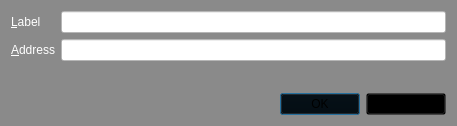
<?xml version="1.0" encoding="UTF-8"?>
<ui version="4.0">
 <class>EditAddressDialog</class>
 <widget class="QDialog" name="EditAddressDialog">
  <property name="geometry">
   <rect>
    <x>0</x>
    <y>0</y>
    <width>457</width>
    <height>126</height>
   </rect>
  </property>
  <property name="palette">
   <palette>
    <active>
     <colorrole role="WindowText">
      <brush brushstyle="SolidPattern">
       <color alpha="255">
        <red>255</red>
        <green>255</green>
        <blue>255</blue>
       </color>
      </brush>
     </colorrole>
     <colorrole role="Button">
      <brush brushstyle="SolidPattern">
       <color alpha="255">
        <red>138</red>
        <green>138</green>
        <blue>138</blue>
       </color>
      </brush>
     </colorrole>
     <colorrole role="Light">
      <brush brushstyle="SolidPattern">
       <color alpha="255">
        <red>207</red>
        <green>207</green>
        <blue>207</blue>
       </color>
      </brush>
     </colorrole>
     <colorrole role="Midlight">
      <brush brushstyle="SolidPattern">
       <color alpha="255">
        <red>172</red>
        <green>172</green>
        <blue>172</blue>
       </color>
      </brush>
     </colorrole>
     <colorrole role="Dark">
      <brush brushstyle="SolidPattern">
       <color alpha="255">
        <red>69</red>
        <green>69</green>
        <blue>69</blue>
       </color>
      </brush>
     </colorrole>
     <colorrole role="Mid">
      <brush brushstyle="SolidPattern">
       <color alpha="255">
        <red>92</red>
        <green>92</green>
        <blue>92</blue>
       </color>
      </brush>
     </colorrole>
     <colorrole role="Text">
      <brush brushstyle="SolidPattern">
       <color alpha="255">
        <red>255</red>
        <green>255</green>
        <blue>255</blue>
       </color>
      </brush>
     </colorrole>
     <colorrole role="BrightText">
      <brush brushstyle="SolidPattern">
       <color alpha="255">
        <red>255</red>
        <green>255</green>
        <blue>255</blue>
       </color>
      </brush>
     </colorrole>
     <colorrole role="ButtonText">
      <brush brushstyle="SolidPattern">
       <color alpha="255">
        <red>0</red>
        <green>0</green>
        <blue>0</blue>
       </color>
      </brush>
     </colorrole>
     <colorrole role="Base">
      <brush brushstyle="SolidPattern">
       <color alpha="255">
        <red>255</red>
        <green>255</green>
        <blue>255</blue>
       </color>
      </brush>
     </colorrole>
     <colorrole role="Window">
      <brush brushstyle="SolidPattern">
       <color alpha="255">
        <red>138</red>
        <green>138</green>
        <blue>138</blue>
       </color>
      </brush>
     </colorrole>
     <colorrole role="Shadow">
      <brush brushstyle="SolidPattern">
       <color alpha="255">
        <red>255</red>
        <green>255</green>
        <blue>255</blue>
       </color>
      </brush>
     </colorrole>
     <colorrole role="AlternateBase">
      <brush brushstyle="SolidPattern">
       <color alpha="255">
        <red>196</red>
        <green>196</green>
        <blue>196</blue>
       </color>
      </brush>
     </colorrole>
     <colorrole role="ToolTipBase">
      <brush brushstyle="SolidPattern">
       <color alpha="255">
        <red>138</red>
        <green>138</green>
        <blue>138</blue>
       </color>
      </brush>
     </colorrole>
     <colorrole role="ToolTipText">
      <brush brushstyle="SolidPattern">
       <color alpha="255">
        <red>255</red>
        <green>255</green>
        <blue>255</blue>
       </color>
      </brush>
     </colorrole>
    </active>
    <inactive>
     <colorrole role="WindowText">
      <brush brushstyle="SolidPattern">
       <color alpha="255">
        <red>255</red>
        <green>255</green>
        <blue>255</blue>
       </color>
      </brush>
     </colorrole>
     <colorrole role="Button">
      <brush brushstyle="SolidPattern">
       <color alpha="255">
        <red>138</red>
        <green>138</green>
        <blue>138</blue>
       </color>
      </brush>
     </colorrole>
     <colorrole role="Light">
      <brush brushstyle="SolidPattern">
       <color alpha="255">
        <red>207</red>
        <green>207</green>
        <blue>207</blue>
       </color>
      </brush>
     </colorrole>
     <colorrole role="Midlight">
      <brush brushstyle="SolidPattern">
       <color alpha="255">
        <red>172</red>
        <green>172</green>
        <blue>172</blue>
       </color>
      </brush>
     </colorrole>
     <colorrole role="Dark">
      <brush brushstyle="SolidPattern">
       <color alpha="255">
        <red>69</red>
        <green>69</green>
        <blue>69</blue>
       </color>
      </brush>
     </colorrole>
     <colorrole role="Mid">
      <brush brushstyle="SolidPattern">
       <color alpha="255">
        <red>92</red>
        <green>92</green>
        <blue>92</blue>
       </color>
      </brush>
     </colorrole>
     <colorrole role="Text">
      <brush brushstyle="SolidPattern">
       <color alpha="255">
        <red>255</red>
        <green>255</green>
        <blue>255</blue>
       </color>
      </brush>
     </colorrole>
     <colorrole role="BrightText">
      <brush brushstyle="SolidPattern">
       <color alpha="255">
        <red>255</red>
        <green>255</green>
        <blue>255</blue>
       </color>
      </brush>
     </colorrole>
     <colorrole role="ButtonText">
      <brush brushstyle="SolidPattern">
       <color alpha="255">
        <red>0</red>
        <green>0</green>
        <blue>0</blue>
       </color>
      </brush>
     </colorrole>
     <colorrole role="Base">
      <brush brushstyle="SolidPattern">
       <color alpha="255">
        <red>255</red>
        <green>255</green>
        <blue>255</blue>
       </color>
      </brush>
     </colorrole>
     <colorrole role="Window">
      <brush brushstyle="SolidPattern">
       <color alpha="255">
        <red>138</red>
        <green>138</green>
        <blue>138</blue>
       </color>
      </brush>
     </colorrole>
     <colorrole role="Shadow">
      <brush brushstyle="SolidPattern">
       <color alpha="255">
        <red>255</red>
        <green>255</green>
        <blue>255</blue>
       </color>
      </brush>
     </colorrole>
     <colorrole role="AlternateBase">
      <brush brushstyle="SolidPattern">
       <color alpha="255">
        <red>196</red>
        <green>196</green>
        <blue>196</blue>
       </color>
      </brush>
     </colorrole>
     <colorrole role="ToolTipBase">
      <brush brushstyle="SolidPattern">
       <color alpha="255">
        <red>138</red>
        <green>138</green>
        <blue>138</blue>
       </color>
      </brush>
     </colorrole>
     <colorrole role="ToolTipText">
      <brush brushstyle="SolidPattern">
       <color alpha="255">
        <red>255</red>
        <green>255</green>
        <blue>255</blue>
       </color>
      </brush>
     </colorrole>
    </inactive>
    <disabled>
     <colorrole role="WindowText">
      <brush brushstyle="SolidPattern">
       <color alpha="255">
        <red>69</red>
        <green>69</green>
        <blue>69</blue>
       </color>
      </brush>
     </colorrole>
     <colorrole role="Button">
      <brush brushstyle="SolidPattern">
       <color alpha="255">
        <red>138</red>
        <green>138</green>
        <blue>138</blue>
       </color>
      </brush>
     </colorrole>
     <colorrole role="Light">
      <brush brushstyle="SolidPattern">
       <color alpha="255">
        <red>207</red>
        <green>207</green>
        <blue>207</blue>
       </color>
      </brush>
     </colorrole>
     <colorrole role="Midlight">
      <brush brushstyle="SolidPattern">
       <color alpha="255">
        <red>172</red>
        <green>172</green>
        <blue>172</blue>
       </color>
      </brush>
     </colorrole>
     <colorrole role="Dark">
      <brush brushstyle="SolidPattern">
       <color alpha="255">
        <red>69</red>
        <green>69</green>
        <blue>69</blue>
       </color>
      </brush>
     </colorrole>
     <colorrole role="Mid">
      <brush brushstyle="SolidPattern">
       <color alpha="255">
        <red>92</red>
        <green>92</green>
        <blue>92</blue>
       </color>
      </brush>
     </colorrole>
     <colorrole role="Text">
      <brush brushstyle="SolidPattern">
       <color alpha="255">
        <red>69</red>
        <green>69</green>
        <blue>69</blue>
       </color>
      </brush>
     </colorrole>
     <colorrole role="BrightText">
      <brush brushstyle="SolidPattern">
       <color alpha="255">
        <red>255</red>
        <green>255</green>
        <blue>255</blue>
       </color>
      </brush>
     </colorrole>
     <colorrole role="ButtonText">
      <brush brushstyle="SolidPattern">
       <color alpha="255">
        <red>69</red>
        <green>69</green>
        <blue>69</blue>
       </color>
      </brush>
     </colorrole>
     <colorrole role="Base">
      <brush brushstyle="SolidPattern">
       <color alpha="255">
        <red>138</red>
        <green>138</green>
        <blue>138</blue>
       </color>
      </brush>
     </colorrole>
     <colorrole role="Window">
      <brush brushstyle="SolidPattern">
       <color alpha="255">
        <red>138</red>
        <green>138</green>
        <blue>138</blue>
       </color>
      </brush>
     </colorrole>
     <colorrole role="Shadow">
      <brush brushstyle="SolidPattern">
       <color alpha="255">
        <red>255</red>
        <green>255</green>
        <blue>255</blue>
       </color>
      </brush>
     </colorrole>
     <colorrole role="AlternateBase">
      <brush brushstyle="SolidPattern">
       <color alpha="255">
        <red>138</red>
        <green>138</green>
        <blue>138</blue>
       </color>
      </brush>
     </colorrole>
     <colorrole role="ToolTipBase">
      <brush brushstyle="SolidPattern">
       <color alpha="255">
        <red>138</red>
        <green>138</green>
        <blue>138</blue>
       </color>
      </brush>
     </colorrole>
     <colorrole role="ToolTipText">
      <brush brushstyle="SolidPattern">
       <color alpha="255">
        <red>255</red>
        <green>255</green>
        <blue>255</blue>
       </color>
      </brush>
     </colorrole>
    </disabled>
   </palette>
  </property>
  <property name="windowTitle">
   <string>Edit Address</string>
  </property>
  <property name="styleSheet">
   <string notr="true">background: url(:/images/big_ben);</string>
  </property>
  <layout class="QVBoxLayout" name="verticalLayout">
   <item>
    <layout class="QFormLayout" name="formLayout">
     <property name="fieldGrowthPolicy">
      <enum>QFormLayout::AllNonFixedFieldsGrow</enum>
     </property>
     <item row="0" column="0">
      <widget class="QLabel" name="label">
       <property name="autoFillBackground">
        <bool>false</bool>
       </property>
       <property name="styleSheet">
        <string notr="true">background: transparent;</string>
       </property>
       <property name="text">
        <string>&lt;html&gt;&lt;head/&gt;&lt;body&gt;&lt;p&gt;&lt;span style=&quot; color:#ffffff;&quot;&gt;&amp;amp;Label&lt;/span&gt;&lt;/p&gt;&lt;/body&gt;&lt;/html&gt;</string>
       </property>
       <property name="buddy">
        <cstring>labelEdit</cstring>
       </property>
      </widget>
     </item>
     <item row="0" column="1">
      <widget class="QLineEdit" name="labelEdit">
       <property name="palette">
        <palette>
         <active>
          <colorrole role="WindowText">
           <brush brushstyle="SolidPattern">
            <color alpha="255">
             <red>0</red>
             <green>0</green>
             <blue>0</blue>
            </color>
           </brush>
          </colorrole>
          <colorrole role="Button">
           <brush brushstyle="SolidPattern">
            <color alpha="255">
             <red>255</red>
             <green>255</green>
             <blue>255</blue>
            </color>
           </brush>
          </colorrole>
          <colorrole role="Text">
           <brush brushstyle="SolidPattern">
            <color alpha="255">
             <red>0</red>
             <green>0</green>
             <blue>0</blue>
            </color>
           </brush>
          </colorrole>
          <colorrole role="ButtonText">
           <brush brushstyle="SolidPattern">
            <color alpha="255">
             <red>0</red>
             <green>0</green>
             <blue>0</blue>
            </color>
           </brush>
          </colorrole>
          <colorrole role="Base">
           <brush brushstyle="SolidPattern">
            <color alpha="255">
             <red>255</red>
             <green>255</green>
             <blue>255</blue>
            </color>
           </brush>
          </colorrole>
          <colorrole role="Window">
           <brush brushstyle="SolidPattern">
            <color alpha="255">
             <red>255</red>
             <green>255</green>
             <blue>255</blue>
            </color>
           </brush>
          </colorrole>
         </active>
         <inactive>
          <colorrole role="WindowText">
           <brush brushstyle="SolidPattern">
            <color alpha="255">
             <red>0</red>
             <green>0</green>
             <blue>0</blue>
            </color>
           </brush>
          </colorrole>
          <colorrole role="Button">
           <brush brushstyle="SolidPattern">
            <color alpha="255">
             <red>255</red>
             <green>255</green>
             <blue>255</blue>
            </color>
           </brush>
          </colorrole>
          <colorrole role="Text">
           <brush brushstyle="SolidPattern">
            <color alpha="255">
             <red>0</red>
             <green>0</green>
             <blue>0</blue>
            </color>
           </brush>
          </colorrole>
          <colorrole role="ButtonText">
           <brush brushstyle="SolidPattern">
            <color alpha="255">
             <red>0</red>
             <green>0</green>
             <blue>0</blue>
            </color>
           </brush>
          </colorrole>
          <colorrole role="Base">
           <brush brushstyle="SolidPattern">
            <color alpha="255">
             <red>255</red>
             <green>255</green>
             <blue>255</blue>
            </color>
           </brush>
          </colorrole>
          <colorrole role="Window">
           <brush brushstyle="SolidPattern">
            <color alpha="255">
             <red>255</red>
             <green>255</green>
             <blue>255</blue>
            </color>
           </brush>
          </colorrole>
         </inactive>
         <disabled>
          <colorrole role="WindowText">
           <brush brushstyle="SolidPattern">
            <color alpha="255">
             <red>0</red>
             <green>0</green>
             <blue>0</blue>
            </color>
           </brush>
          </colorrole>
          <colorrole role="Button">
           <brush brushstyle="SolidPattern">
            <color alpha="255">
             <red>255</red>
             <green>255</green>
             <blue>255</blue>
            </color>
           </brush>
          </colorrole>
          <colorrole role="Text">
           <brush brushstyle="SolidPattern">
            <color alpha="255">
             <red>0</red>
             <green>0</green>
             <blue>0</blue>
            </color>
           </brush>
          </colorrole>
          <colorrole role="ButtonText">
           <brush brushstyle="SolidPattern">
            <color alpha="255">
             <red>0</red>
             <green>0</green>
             <blue>0</blue>
            </color>
           </brush>
          </colorrole>
          <colorrole role="Base">
           <brush brushstyle="SolidPattern">
            <color alpha="255">
             <red>255</red>
             <green>255</green>
             <blue>255</blue>
            </color>
           </brush>
          </colorrole>
          <colorrole role="Window">
           <brush brushstyle="SolidPattern">
            <color alpha="255">
             <red>255</red>
             <green>255</green>
             <blue>255</blue>
            </color>
           </brush>
          </colorrole>
         </disabled>
        </palette>
       </property>
       <property name="toolTip">
        <string>The label associated with this address book entry</string>
       </property>
       <property name="styleSheet">
        <string notr="true">background-color: rgb(255, 255, 255); color: black;</string>
       </property>
      </widget>
     </item>
     <item row="1" column="0">
      <widget class="QLabel" name="label_2">
       <property name="autoFillBackground">
        <bool>false</bool>
       </property>
       <property name="styleSheet">
        <string notr="true">background: transparent;</string>
       </property>
       <property name="text">
        <string>&lt;html&gt;&lt;head/&gt;&lt;body&gt;&lt;p&gt;&lt;span style=&quot; color:#ffffff;&quot;&gt;&amp;amp;Address&lt;/span&gt;&lt;/p&gt;&lt;/body&gt;&lt;/html&gt;</string>
       </property>
       <property name="buddy">
        <cstring>addressEdit</cstring>
       </property>
      </widget>
     </item>
     <item row="1" column="1">
      <widget class="QLineEdit" name="addressEdit">
       <property name="palette">
        <palette>
         <active>
          <colorrole role="WindowText">
           <brush brushstyle="SolidPattern">
            <color alpha="255">
             <red>0</red>
             <green>0</green>
             <blue>0</blue>
            </color>
           </brush>
          </colorrole>
          <colorrole role="Button">
           <brush brushstyle="SolidPattern">
            <color alpha="255">
             <red>255</red>
             <green>255</green>
             <blue>255</blue>
            </color>
           </brush>
          </colorrole>
          <colorrole role="Text">
           <brush brushstyle="SolidPattern">
            <color alpha="255">
             <red>0</red>
             <green>0</green>
             <blue>0</blue>
            </color>
           </brush>
          </colorrole>
          <colorrole role="ButtonText">
           <brush brushstyle="SolidPattern">
            <color alpha="255">
             <red>0</red>
             <green>0</green>
             <blue>0</blue>
            </color>
           </brush>
          </colorrole>
          <colorrole role="Base">
           <brush brushstyle="SolidPattern">
            <color alpha="255">
             <red>255</red>
             <green>255</green>
             <blue>255</blue>
            </color>
           </brush>
          </colorrole>
          <colorrole role="Window">
           <brush brushstyle="SolidPattern">
            <color alpha="255">
             <red>255</red>
             <green>255</green>
             <blue>255</blue>
            </color>
           </brush>
          </colorrole>
         </active>
         <inactive>
          <colorrole role="WindowText">
           <brush brushstyle="SolidPattern">
            <color alpha="255">
             <red>0</red>
             <green>0</green>
             <blue>0</blue>
            </color>
           </brush>
          </colorrole>
          <colorrole role="Button">
           <brush brushstyle="SolidPattern">
            <color alpha="255">
             <red>255</red>
             <green>255</green>
             <blue>255</blue>
            </color>
           </brush>
          </colorrole>
          <colorrole role="Text">
           <brush brushstyle="SolidPattern">
            <color alpha="255">
             <red>0</red>
             <green>0</green>
             <blue>0</blue>
            </color>
           </brush>
          </colorrole>
          <colorrole role="ButtonText">
           <brush brushstyle="SolidPattern">
            <color alpha="255">
             <red>0</red>
             <green>0</green>
             <blue>0</blue>
            </color>
           </brush>
          </colorrole>
          <colorrole role="Base">
           <brush brushstyle="SolidPattern">
            <color alpha="255">
             <red>255</red>
             <green>255</green>
             <blue>255</blue>
            </color>
           </brush>
          </colorrole>
          <colorrole role="Window">
           <brush brushstyle="SolidPattern">
            <color alpha="255">
             <red>255</red>
             <green>255</green>
             <blue>255</blue>
            </color>
           </brush>
          </colorrole>
         </inactive>
         <disabled>
          <colorrole role="WindowText">
           <brush brushstyle="SolidPattern">
            <color alpha="255">
             <red>0</red>
             <green>0</green>
             <blue>0</blue>
            </color>
           </brush>
          </colorrole>
          <colorrole role="Button">
           <brush brushstyle="SolidPattern">
            <color alpha="255">
             <red>255</red>
             <green>255</green>
             <blue>255</blue>
            </color>
           </brush>
          </colorrole>
          <colorrole role="Text">
           <brush brushstyle="SolidPattern">
            <color alpha="255">
             <red>0</red>
             <green>0</green>
             <blue>0</blue>
            </color>
           </brush>
          </colorrole>
          <colorrole role="ButtonText">
           <brush brushstyle="SolidPattern">
            <color alpha="255">
             <red>0</red>
             <green>0</green>
             <blue>0</blue>
            </color>
           </brush>
          </colorrole>
          <colorrole role="Base">
           <brush brushstyle="SolidPattern">
            <color alpha="255">
             <red>255</red>
             <green>255</green>
             <blue>255</blue>
            </color>
           </brush>
          </colorrole>
          <colorrole role="Window">
           <brush brushstyle="SolidPattern">
            <color alpha="255">
             <red>255</red>
             <green>255</green>
             <blue>255</blue>
            </color>
           </brush>
          </colorrole>
         </disabled>
        </palette>
       </property>
       <property name="toolTip">
        <string>The address associated with this address book entry. This can only be modified for sending addresses.</string>
       </property>
       <property name="styleSheet">
        <string notr="true">background-color: rgb(255, 255, 255); color: black;</string>
       </property>
      </widget>
     </item>
    </layout>
   </item>
   <item>
    <widget class="QDialogButtonBox" name="buttonBox">
     <property name="palette">
      <palette>
       <active>
        <colorrole role="Button">
         <brush brushstyle="SolidPattern">
          <color alpha="0">
           <red>0</red>
           <green>0</green>
           <blue>0</blue>
          </color>
         </brush>
        </colorrole>
        <colorrole role="ButtonText">
         <brush brushstyle="SolidPattern">
          <color alpha="255">
           <red>255</red>
           <green>255</green>
           <blue>255</blue>
          </color>
         </brush>
        </colorrole>
        <colorrole role="Base">
         <brush brushstyle="SolidPattern">
          <color alpha="0">
           <red>0</red>
           <green>0</green>
           <blue>0</blue>
          </color>
         </brush>
        </colorrole>
        <colorrole role="Window">
         <brush brushstyle="SolidPattern">
          <color alpha="0">
           <red>0</red>
           <green>0</green>
           <blue>0</blue>
          </color>
         </brush>
        </colorrole>
        <colorrole role="Highlight">
         <brush brushstyle="SolidPattern">
          <color alpha="255">
           <red>240</red>
           <green>119</green>
           <blue>70</blue>
          </color>
         </brush>
        </colorrole>
       </active>
       <inactive>
        <colorrole role="Button">
         <brush brushstyle="SolidPattern">
          <color alpha="0">
           <red>0</red>
           <green>0</green>
           <blue>0</blue>
          </color>
         </brush>
        </colorrole>
        <colorrole role="ButtonText">
         <brush brushstyle="SolidPattern">
          <color alpha="255">
           <red>255</red>
           <green>255</green>
           <blue>255</blue>
          </color>
         </brush>
        </colorrole>
        <colorrole role="Base">
         <brush brushstyle="SolidPattern">
          <color alpha="0">
           <red>0</red>
           <green>0</green>
           <blue>0</blue>
          </color>
         </brush>
        </colorrole>
        <colorrole role="Window">
         <brush brushstyle="SolidPattern">
          <color alpha="0">
           <red>0</red>
           <green>0</green>
           <blue>0</blue>
          </color>
         </brush>
        </colorrole>
        <colorrole role="Highlight">
         <brush brushstyle="SolidPattern">
          <color alpha="255">
           <red>178</red>
           <green>178</green>
           <blue>178</blue>
          </color>
         </brush>
        </colorrole>
       </inactive>
       <disabled>
        <colorrole role="Button">
         <brush brushstyle="SolidPattern">
          <color alpha="0">
           <red>0</red>
           <green>0</green>
           <blue>0</blue>
          </color>
         </brush>
        </colorrole>
        <colorrole role="ButtonText">
         <brush brushstyle="SolidPattern">
          <color alpha="255">
           <red>138</red>
           <green>138</green>
           <blue>138</blue>
          </color>
         </brush>
        </colorrole>
        <colorrole role="Base">
         <brush brushstyle="SolidPattern">
          <color alpha="0">
           <red>0</red>
           <green>0</green>
           <blue>0</blue>
          </color>
         </brush>
        </colorrole>
        <colorrole role="Window">
         <brush brushstyle="SolidPattern">
          <color alpha="0">
           <red>0</red>
           <green>0</green>
           <blue>0</blue>
          </color>
         </brush>
        </colorrole>
        <colorrole role="Highlight">
         <brush brushstyle="SolidPattern">
          <color alpha="255">
           <red>178</red>
           <green>178</green>
           <blue>178</blue>
          </color>
         </brush>
        </colorrole>
       </disabled>
      </palette>
     </property>
     <property name="autoFillBackground">
      <bool>false</bool>
     </property>
     <property name="styleSheet">
      <string notr="true">background: transparent;</string>
     </property>
     <property name="orientation">
      <enum>Qt::Horizontal</enum>
     </property>
     <property name="standardButtons">
      <set>QDialogButtonBox::Cancel|QDialogButtonBox::Ok</set>
     </property>
    </widget>
   </item>
  </layout>
 </widget>
 <resources/>
 <connections>
  <connection>
   <sender>buttonBox</sender>
   <signal>accepted()</signal>
   <receiver>EditAddressDialog</receiver>
   <slot>accept()</slot>
   <hints>
    <hint type="sourcelabel">
     <x>248</x>
     <y>254</y>
    </hint>
    <hint type="destinationlabel">
     <x>157</x>
     <y>274</y>
    </hint>
   </hints>
  </connection>
  <connection>
   <sender>buttonBox</sender>
   <signal>rejected()</signal>
   <receiver>EditAddressDialog</receiver>
   <slot>reject()</slot>
   <hints>
    <hint type="sourcelabel">
     <x>316</x>
     <y>260</y>
    </hint>
    <hint type="destinationlabel">
     <x>286</x>
     <y>274</y>
    </hint>
   </hints>
  </connection>
 </connections>
</ui>
